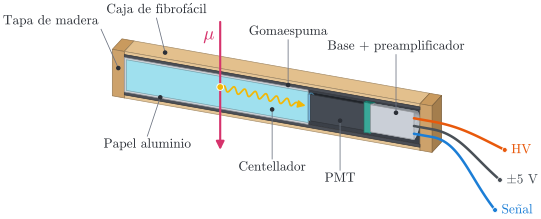

This figure's Python source:
"""Figura 1: interior de un módulo centellador (corte longitudinal).

Se muestra la mitad trasera del módulo cortado por un plano vertical que pasa
por su eje: así se ve que el centellador va desde la tapa del fondo hasta el
PMT y que el aluminio y la goma espuma lo recubren en todo su largo.
"""
import numpy as np
import matplotlib
matplotlib.use("Agg")
import matplotlib.pyplot as plt
from iso import Camera, Scene, PAL, bezier, shade, LATEX_RC, tex, half_cylinder_x

plt.rcParams.update(LATEX_RC)

cam = Camera(az=22, el=26, light=(0.35, -0.8, 0.9))
sc = Scene(cam)

# --------------------------------------------------------------- geometría
# (sección transversal exagerada respecto del largo para que se vean las capas)
L, W = 80.0, 12.0          # largo y lado exterior de la caja
t, f, e = 0.8, 0.75, 0.5  # pared de fibrofácil, goma espuma, aluminio
cap = 3.0                  # tapas de madera maciza
yc = zc = W / 2            # plano de corte y eje del módulo
x_sc1 = cap + 46.0         # el centellador va de la tapa del fondo hasta acá
CUT = 10                   # capa de dibujo para las caras de corte
k_cut = [0]


def half_box(o, s, color, cut_color=None):
    """Caja cortada en y = yc: caras externas en capa 0, corte en capa CUT."""
    o, s = np.asarray(o, float), np.asarray(s, float)
    sc.box(o, s, color, layer=0, faces=["top", "back", "left", "right", "bottom"])
    x0, z0 = o[0], o[2]
    x1, z1 = o[0] + s[0], o[2] + s[2]
    k_cut[0] += 1
    sc.face([(x0, yc, z0), (x1, yc, z0), (x1, yc, z1), (x0, yc, z1)],
            shade(color, 0.08) if cut_color is None else cut_color,
            layer=CUT + 0.01 * k_cut[0], light=False, lw=0.5)


Lin = L - 2 * cap
# caja de fibrofácil y tapas
half_box((cap, yc, W - t), (Lin, W / 2, t), PAL["wood"])                 # techo
half_box((cap, yc, 0), (Lin, W / 2, t), PAL["wood"])                     # piso
sc.box((cap, W - t, t), (Lin, t, W - 2 * t), PAL["wood"], layer=0)       # pared trasera
half_box((0, yc, 0), (cap, W / 2, W), PAL["wood_cap"])                   # tapa del fondo
half_box((L - cap, yc, 0), (cap, W / 2, W), PAL["wood_cap"])             # tapa de salida
# goma espuma en todo el largo (techo, piso y fondo)
half_box((cap, yc, W - t - f), (Lin, W / 2 - t, f), PAL["foam"])
half_box((cap, yc, t), (Lin, W / 2 - t, f), PAL["foam"])
sc.box((cap, W - t - f, t + f), (Lin, f, W - 2 * t - 2 * f), PAL["foam"], layer=0)
# aluminio envolviendo todo el centellador (incluida la cara del fondo)
zi0, zi1 = t + f, W - t - f
half_box((cap, yc, zi0), (x_sc1 - cap, W / 2 - t - f, zi1 - zi0), PAL["foil"],
         cut_color=shade(PAL["foil"], 0.1))
half_box((cap + e, yc, zi0 + e), (x_sc1 - cap - e, W / 2 - t - f - e, zi1 - zi0 - 2 * e),
         PAL["scint"], cut_color=shade(PAL["scint"], 0.25))

# PMT (ventana + tubo) y base con el preamplificador
r = 3.4
half_cylinder_x(sc, x_sc1, x_sc1 + 0.6, yc, zc, r, PAL["glass"], layer=0,
                cut_layer=CUT + 0.5, cut_color=shade(PAL["glass"], 0.15))
half_cylinder_x(sc, x_sc1 + 0.6, 63.0, yc, zc, r, PAL["pmt"], layer=0,
                cut_layer=CUT + 0.5, cut_color="#454B54")
half_cylinder_x(sc, 63.0, 64.6, yc, zc, r + 0.45, PAL["base_ring"], layer=0,
                cut_layer=CUT + 0.5)
half_cylinder_x(sc, 64.6, 75.5, yc, zc, r + 0.1, PAL["base"], layer=0,
                cut_layer=CUT + 0.5)

# cables: salen de la base, atraviesan la tapa y siguen afuera
ends = {}
for name, dz, spread in [("hv", 2.0, 1.0), ("lv", 0.0, 0.0), ("sig", -2.0, -1.0)]:
    p0 = (75.5, yc, zc + dz)
    p1 = (L, yc, zc + dz)
    out = bezier(p1, (L + 7, yc, zc + dz), (L + 10, yc + 2 * spread, zc - 5 + 2.2 * dz),
                 (L + 17, yc + 3 * spread, zc - 10 + 3.2 * dz))
    sc.line3(np.vstack([p0, out]), PAL[name], lw=1.9, layer=CUT + 1)
    ends[name] = out[-1]

# mitad delantera removida: sólo un contorno muy suave
sc.box((0, 0, 0), (L, yc, W), "#FFFFFF", layer=CUT + 2, alpha=0.0,
       edge="#B9BEC5", lw=0.5, faces=["front", "top", "right"])

fig, ax = plt.subplots(figsize=(7.2, 2.7))
sc.draw(ax)
P = lambda v: cam.p(np.asarray(v, float))[0]

# muón
x_mu = 27.0
top, bot = np.array([x_mu, yc, W + 12]), np.array([x_mu, yc, -9])
ax.annotate("", xy=P(bot), xytext=P(top), zorder=60,
            arrowprops=dict(arrowstyle="-|>,head_width=0.25,head_length=0.5",
                            color=PAL["muon"], lw=1.6, shrinkA=0, shrinkB=0))
mx, my = P(top)
ax.text(mx - 1.3, my - 1.0, r"$\mu$", color=PAL["muon"], fontsize=14, ha="right",
        va="top", zorder=61)

# fotón: línea ondulada desde el punto de paso hasta la ventana del PMT
hit = np.array([x_mu, yc, zc + 1.2])
win = np.array([x_sc1 - 0.6, yc, zc + 0.3])
a, b = P(hit), P(win)
d = b - a
Ld = np.linalg.norm(d)
u, nrm = d / Ld, np.array([-d[1], d[0]]) / Ld
s = np.linspace(0, 1, 400)
taper = np.clip(s / 0.06, 0, 1) * np.clip((1 - s) / 0.10, 0, 1)
wave = a + np.outer(s * (Ld - 1.4), u) + np.outer(0.75 * np.sin(2 * np.pi * 7.5 * s) * taper, nrm)
ax.plot(wave[:, 0], wave[:, 1], color=PAL["photon"], lw=1.3, zorder=62,
        solid_capstyle="round")
ax.annotate("", xy=b, xytext=b - 1.6 * u, zorder=62,
            arrowprops=dict(arrowstyle="-|>,head_width=0.22,head_length=0.45",
                            color=PAL["photon"], lw=1.3, shrinkA=0, shrinkB=0))
ax.scatter(*a, s=26, color=PAL["photon"], ec="white", lw=0.7, zorder=63)

for name, p in ends.items():
    ax.scatter(*P(p), s=14, color=PAL[name], zorder=64, ec="white", lw=0.6)


# ---------------------------------------------------------------- etiquetas
def label(anchor, text, dx, dy, ha="center", va="bottom"):
    x, y = P(anchor)
    ax.plot([x, x + dx], [y, y + dy], color=PAL["ink_soft"], lw=0.6, zorder=70)
    ax.scatter([x], [y], s=6, color=PAL["ink"], zorder=71)
    off = 0.6 if ha == "left" else -0.6 if ha == "right" else 0
    voff = 0.5 if va == "bottom" else -0.5 if va == "top" else 0
    ax.text(x + dx + off, y + dy + voff, tex(text), ha=ha, va=va,
            color=PAL["ink"], zorder=72)


label((1.5, yc, W * 0.62), "Tapa de madera", -4, 9, ha="right")
label((12, W * 0.75, W), "Caja de fibrofácil", -2, 8)
label((44, yc, W - t - f / 2), "Gomaespuma", 0, 10.5)
label((71, yc, zc + 2.6), "Base + preamplificador", 0, 13.5)
label((12, yc, zi0 + e / 2), "Papel aluminio", -3, -9, va="top")
label((40, yc, zc - 2.2), "Centellador", 0, -11.5, va="top")
label((57, yc, zc - 2.0), "PMT", 0, -11.5, va="top")
for name, txt in [("hv", "HV"), ("lv", "±5 V"), ("sig", "Señal")]:
    x, y = P(ends[name])
    ax.text(x + 1.5, y, tex(txt), ha="left", va="center", color=PAL[name], zorder=72)

ax.set_aspect("equal")
ax.axis("off")
ax.autoscale_view()
ax.margins(0.02)
for ext, kw in [("pdf", {}), ("svg", {}), ("png", dict(dpi=400))]:
    fig.savefig(f"fig_modulo.{ext}", bbox_inches="tight", pad_inches=0.03, **kw)
print("ok")
